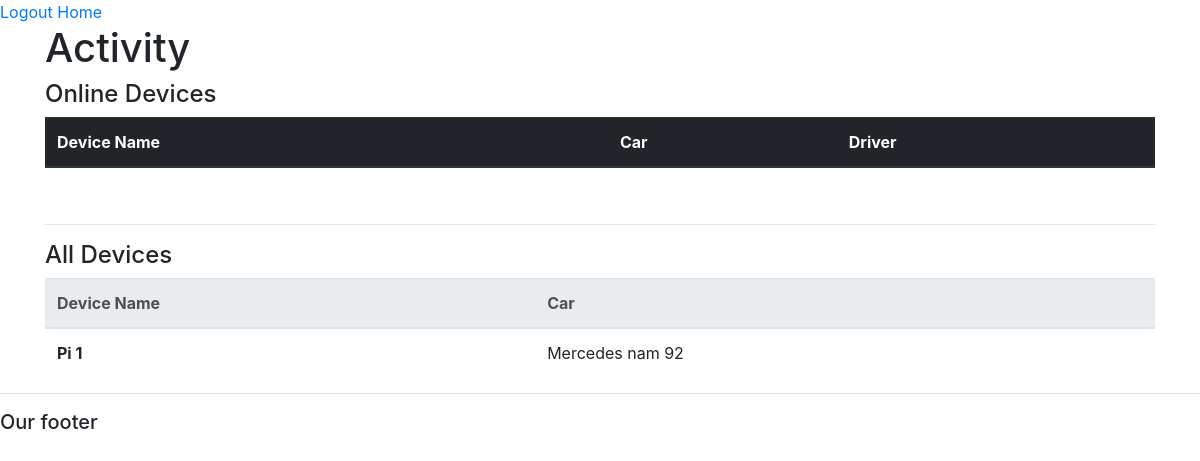
/activity/, run on an earlier commit of the app's database.
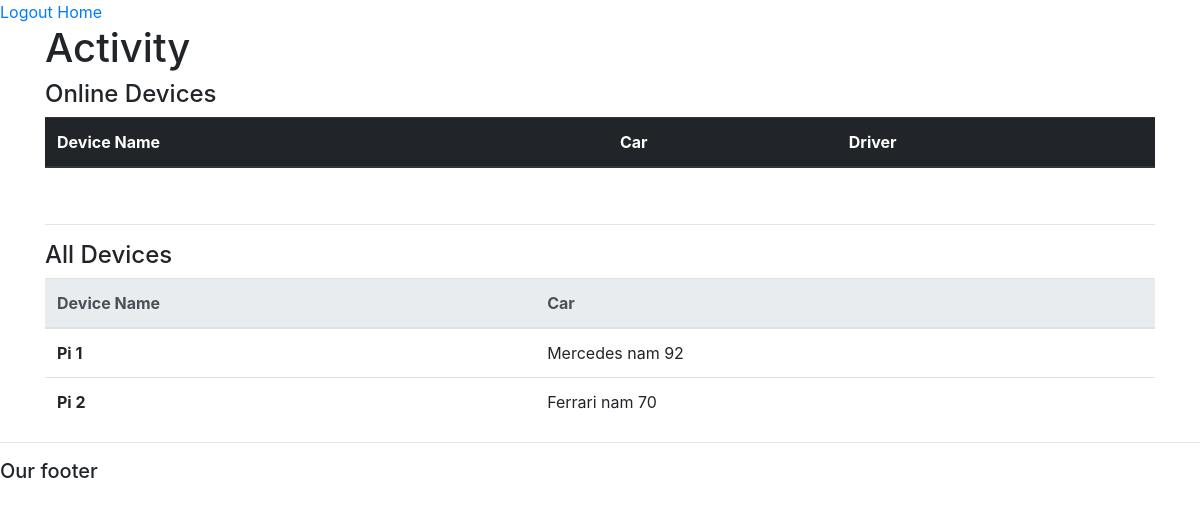
And on a later commit of the database.
### accounts/models.py (models this page shows, shortened)
class RaspDevice(models.Model):
    STATUS = (
        ("online", "online"),
        ("offline", "offline"),
    )
    name = models.CharField(max_length=50)
    car = models.OneToOneField(Car, null=True, on_delete=models.SET_NULL)
    status = models.CharField(max_length=50, null=True, blank=True, choices=STATUS)
    lastActive = models.DateTimeField(null=True, blank=True)
    date_created = models.DateTimeField(auto_now_add=True)

class Car(models.Model):
    name = models.CharField(max_length=50)
    driver = models.ForeignKey(Driver, null=True, on_delete=models.CASCADE)

### realtime/views.py (the view)
# urls.py: path("", views.activityPage, name="activity"),
def activityPage(request):
    devices = RaspDevice.objects.all()
    onlineDevices = RaspDevice.objects.filter(status="online")
    context = {
        "devices": devices,
        "onlDevices": onlineDevices,
    }
    return render(request, "activity.html", context)

### realtime/templates/activity.html (shortened to what this page needs)
{% extends 'accounts/main.html' %}
{% load static %}
{% block content %}
<div class="container">
    <h1>Activity</h1>
    <div>
        <h4>Online Devices</h4>
        <table id='onlineTable' class="table">
            <thead class="thead-dark">
                <tr>
                    <th scope="col">Device Name</th>
                    <th scope="col">Car</th>
                    <th scope="col">Driver</th>
                </tr>
            </thead>
        </table>
        <br>
        <hr>
        <h4>All Devices</h4>
        <table class="table">
            <thead class="thead-light">
                <tr>
                    <th scope="col">Device Name</th>
                    <th scope="col">Car</th>
                </tr>
            </thead>
            <tbody>
                {% for device in devices %}
                <tr>
                    <th>{{ device.name }}</th>
                    <td>{{ device.car.name }}</td>
                </tr>
                {% endfor %}
            </tbody>
        </table>
    </div>
</div>
{% endblock %}

What changed in the data, as far as the page shows it:
added RaspDevice: name "Pi 2", car.name "Ferrari nam 70"
